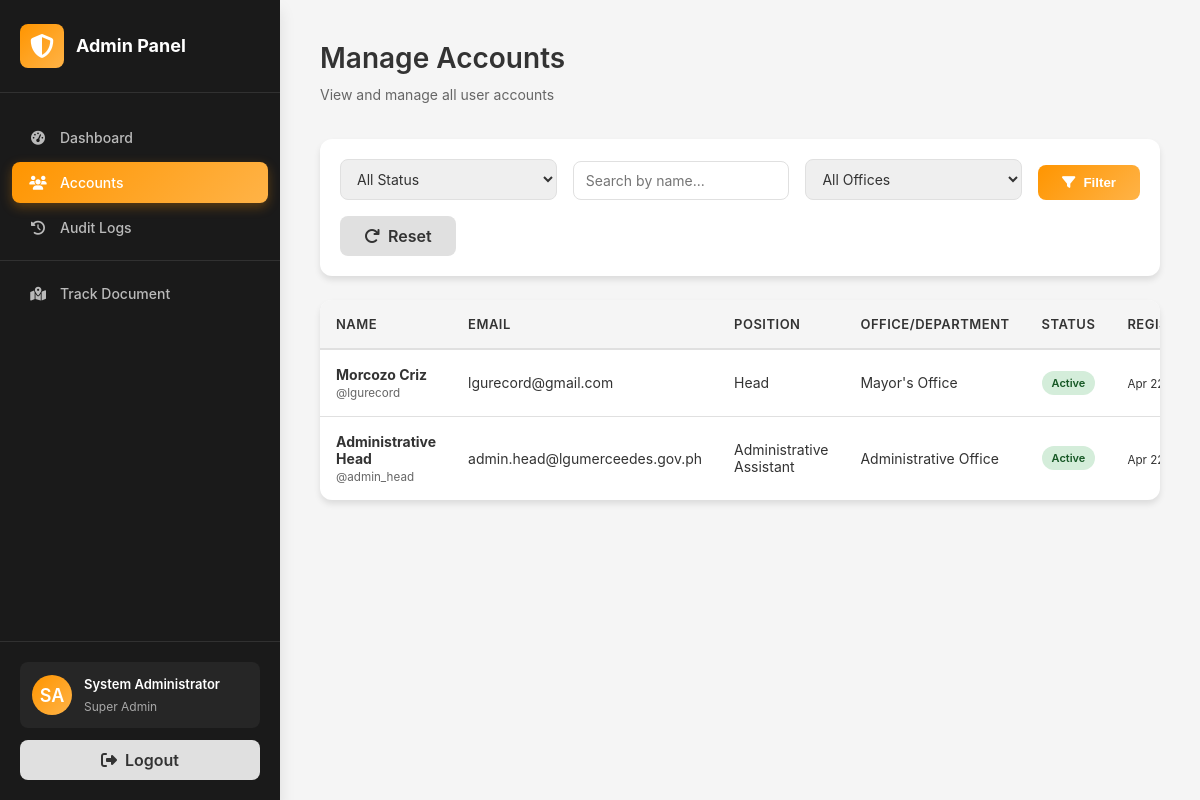
Page /admin/accounts.php (signed in) on the committed database.
### tables this page shows
CREATE TABLE `users` (
  `id` int(11) NOT NULL,
  `first_name` varchar(100) NOT NULL,
  `last_name` varchar(100) NOT NULL,
  `middle_name` varchar(100) DEFAULT NULL,
  `email` varchar(100) NOT NULL,
  `username` varchar(100) NOT NULL,
  `password` varchar(255) NOT NULL,
  `role` enum('Super Admin','Department Staff','Administrative Assistant','Mayor','Record Officer') NOT NULL DEFAULT 'Department Staff',
  `position` varchar(100) DEFAULT NULL,
  `office_department` varchar(150) DEFAULT NULL,
  `civil_status` varchar(50) DEFAULT NULL,
  `date_of_birth` date DEFAULT NULL,
  `contact_number` varchar(20) DEFAULT NULL,
  `house_no` varchar(100) DEFAULT NULL,
  `street` varchar(150) DEFAULT NULL,
  `barangay` varchar(100) DEFAULT NULL,
  `municipality` varchar(100) DEFAULT NULL,
  `province` varchar(100) DEFAULT NULL,
  `status` enum('Pending','Active','Inactive') DEFAULT 'Pending',
  `approved_by` int(11) DEFAULT NULL,
  `approved_at` timestamp NULL DEFAULT NULL,
  `created_at` timestamp NOT NULL DEFAULT current_timestamp(),
  `updated_at` timestamp NOT NULL DEFAULT current_timestamp() ON UPDATE current_timestamp(),
  `rejection_remarks` text DEFAULT NULL
);

### admin/accounts.php (the view, shortened to what this page needs)
<?php
require_once '../config/db_connect.php';
$filter_status = $_GET['filter_status'] ?? 'All';
$filter_name = trim($_GET['filter_name'] ?? '');
$where_clauses = [];
$where_sql = empty($where_clauses) ? 'WHERE role NOT IN ("Mayor", "Super Admin")' : 'WHERE ' . implode(' AND ', $where_clauses) . ' AND role NOT IN ("Mayor", "Super Admin")';
$sql = "SELECT id, first_name, last_name, email, username, position, office_department, status, created_at, civil_status, date_of_birth, contact_number, house_no, street, barangay, municipality, province, middle_name, rejection_remarks FROM users $where_sql ORDER BY created_at DESC";
$stmt = $conn->prepare($sql);
$users = [];
if ($stmt) {
    $stmt->execute();
    $result = $stmt->get_result();
    while ($row = $result->fetch_assoc()) {
        $users[] = $row;
    }
}
?>
<!DOCTYPE html>
<html lang="en">
<head>
    <link rel="stylesheet" href="../styles.css">
    <link rel="stylesheet" href="https://cdnjs.cloudflare.com/ajax/libs/font-awesome/6.4.0/css/all.min.css">
</head>
<body>
    <div class="admin-container">
        <div class="admin-sidebar">
            <div class="admin-sidebar-header">
                <div class="admin-logo-icon">
                    <i class="fas fa-shield-alt"></i>
                </div>
                <h1>Admin Panel</h1>
            </div>
            <div class="admin-nav-menu">
                <ul>
                    <li><a href="admin-dashboard.php" class="admin-nav-item" title="Dashboard">
                        <i class="fas fa-tachometer-alt"></i>
                        <span>Dashboard</span>
                    </a></li>
                    <li><a href="accounts.php" class="admin-nav-item active" title="Manage Accounts">
                        <i class="fas fa-users"></i>
                        <span>Accounts</span>
                    </a></li>
                    <li><a href="audit-logs.php" class="admin-nav-item" title="Audit Logs">
                        <i class="fas fa-history"></i>
                        <span>Audit Logs</span>
                    </a></li>
                    <li class="divider"></li>
                    <li><a href="trackdocument.php" class="admin-nav-item" title="Track Document">
                        <i class="fas fa-map-location-dot"></i>
                        <span>Track Document</span>
                    </a></li>
                </ul>
            </div>
            <div class="admin-sidebar-footer">
                <div class="admin-user-profile">
                    <div class="admin-avatar">
                        <?php echo strtoupper(substr($_SESSION['first_name'], 0, 1) . substr($_SESSION['last_name'], 0, 1)); ?>
                    </div>
                    <div class="admin-user-info">
                        <p class="admin-user-name"><?php echo htmlspecialchars($_SESSION['first_name'] . ' ' . $_SESSION['last_name']); ?></p>
                        <p class="admin-user-role"><?php echo htmlspecialchars($_SESSION['role']); ?></p>
                    </div>
                </div>
                <a href="admin-logout.php" class="logout-btn">
                    <i class="fas fa-sign-out-alt"></i> Logout
                </a>
            </div>
        </div>
        <div class="admin-main-content">
            <div class="admin-page">
                <div class="admin-page-header">
                    <h2>Manage Accounts</h2>
                    <p>View and manage all user accounts</p>
                </div>
                <div class="filter-section">
                    <form method="GET" action="" id="filterForm">
                        <div class="filter-row">
                            <div class="filter-group">
                                <select name="filter_status">
                                    <option value="All" <?php echo $filter_status === 'All' ? 'selected' : ''; ?>>All Status</option>
                                </select>
                            </div>
                            <div class="filter-group">
                                <input type="text" name="filter_name" placeholder="Search by name..." value="<?php echo htmlspecialchars($filter_name); ?>">
                            </div>
                            <div class="filter-group">
                                <select name="filter_office">
                                    <option value="">All Offices</option>
                                </select>
                            </div>
                            <button type="submit" class="btn-search">
                                <i class="fas fa-filter"></i> Filter
                            </button>
                            <a href="accounts.php" class="btn-reset">
                                <i class="fas fa-redo"></i> Reset
                            </a>
                        </div>
                    </form>
                </div>
                <?php if (count($users) > 0): ?>
                    <div class="table-container">
                        <table class="data-table">
                            <thead>
                                <tr>
                                    <th>Name</th>
                                    <th>Email</th>
                                    <th>Position</th>
                                    <th>Office/Department</th>
                                    <th>Status</th>
                                    <th>Registered</th>
                                </tr>
                            </thead>
                            <tbody>
                                <?php foreach ($users as $user): ?>
                                    <tr>
                                        <td>
                                            <strong><?php echo htmlspecialchars($user['first_name'] . ' ' . $user['last_name']); ?></strong><br>
                                            <small style="color: var(--text-light);">@<?php echo htmlspecialchars($user['username']); ?></small>
                                        </td>
                                        <td><?php echo htmlspecialchars($user['email']); ?></td>
                                        <td><?php echo htmlspecialchars($user['position'] ?? 'N/A'); ?></td>
                                        <td><?php echo htmlspecialchars($user['office_department'] ?? 'N/A'); ?></td>
                                        <td>
                                            <span class="badge badge-<?php echo strtolower($user['status']); ?>">
                                                <?php echo htmlspecialchars($user['status']); ?>
                                            </span>
                                        </td>
                                        <td>
                                            <small><?php echo date('M d, Y', strtotime($user['created_at'])); ?></small>
                                        </td>
                                    </tr>
                                <?php endforeach; ?>
                            </tbody>
                        </table>
                    </div>
                <?php endif; ?>
            </div>
        </div>
    </div>
</body>
</html>

### styles.css (style rules this page uses)
* { margin: 0; padding: 0; box-sizing: border-box; }
:root { --primary-color: #FF9500; --primary-dark: #E68A00; --primary-light: #FFB347; --sidebar-bg: #1a1a1a; --bg-light: #f5f5f5; --bg-white: #ffffff; --text-dark: #333333; --text-light: #666666; --border-color: #e0e0e0; --shadow-sm: 0 1px 3px rgba(0, 0, 0, 0.1); --shadow-md: 0 4px 6px rgba(0, 0, 0, 0.1); --shadow-lg: 0 10px 15px rgba(0, 0, 0, 0.1); --radius-sm: 6px; --radius-md: 8px; --radius-lg: 12px; }
html, body { font-family: -apple-system, BlinkMacSystemFont, 'Segoe UI', 'Roboto', 'Oxygen', 'Ubuntu', 'Cantarell', 'Fira Sans', 'Droid Sans', 'Helvetica Neue', sans-serif; -webkit-font-smoothing: antialiased; -moz-osx-font-smoothing: grayscale; background-color: var(--bg-light); color: var(--text-dark); }
h1, h2, h3, h4, h5, h6 { font-weight: 600; line-height: 1.3; color: var(--text-dark); }
h1 { font-size: 28px; }
h2 { font-size: 24px; margin-bottom: 8px; }
p { line-height: 1.6; color: var(--text-light); }
.badge { font-size: 12px; padding: 6px 12px; border-radius: 20px; font-weight: 600; }
input[type="text"], input[type="email"], input[type="tel"], select, textarea { width: 100%; padding: 12px 16px; border: 1px solid var(--border-color); border-radius: var(--radius-md); font-size: 14px; font-family: inherit; outline: none; transition: all 0.3s ease; color: var(--text-dark); }
.table-container { background-color: var(--bg-white); border-radius: var(--radius-lg); overflow: hidden; box-shadow: var(--shadow-md); }
.data-table { width: 100%; border-collapse: collapse; }
.data-table thead { background-color: var(--bg-light); border-bottom: 2px solid var(--border-color); }
.data-table th { padding: 16px; text-align: left; font-size: 13px; font-weight: 600; color: var(--text-dark); text-transform: uppercase; letter-spacing: 0.5px; }
.data-table td { padding: 16px; border-bottom: 1px solid var(--border-color); font-size: 14px; color: var(--text-dark); }
.data-table tbody tr:last-child td { border-bottom: none; }

### rows in the picture
users: first_name+last_name "Morcozo Criz", username "lgurecord", email "lgurecord@gmail.com", position "Head", office_department "Mayor's Office", status "Active", created_at "Apr…"
users: first_name+last_name "Administrative Head", username "admin_head", email "admin.head@lgumerceedes.gov.ph", position "Administrative Assistant", office_department "Administrative Office", status "Active", created_at "Apr…"

### other values in the picture
$_SESSION['first_name'] . ' ' . $_SESSION['last_name'] "System Administrator"
$_SESSION['role'] "Super Admin"
